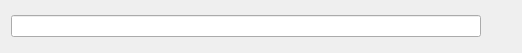
<?xml version="1.0" encoding="UTF-8"?>
<ui version="4.0">
 <class>GlobalSearchWidget</class>
 <widget class="QWidget" name="GlobalSearchWidget">
  <property name="geometry">
   <rect>
    <x>0</x>
    <y>0</y>
    <width>522</width>
    <height>53</height>
   </rect>
  </property>
  <property name="windowTitle">
   <string>Form</string>
  </property>
  <layout class="QHBoxLayout" name="horizontalLayout">
   <item>
    <widget class="LineEdit" name="search">
     <property name="hint" stdset="0">
      <string>Search everywhere</string>
     </property>
    </widget>
   </item>
   <item>
    <widget class="QToolButton" name="settings">
     <property name="iconSize">
      <size>
       <width>16</width>
       <height>16</height>
      </size>
     </property>
     <property name="autoRaise">
      <bool>true</bool>
     </property>
    </widget>
   </item>
  </layout>
 </widget>
 <customwidgets>
  <customwidget>
   <class>LineEdit</class>
   <extends>QLineEdit</extends>
   <header>widgets/lineedit.h</header>
  </customwidget>
 </customwidgets>
 <resources/>
 <connections/>
</ui>
